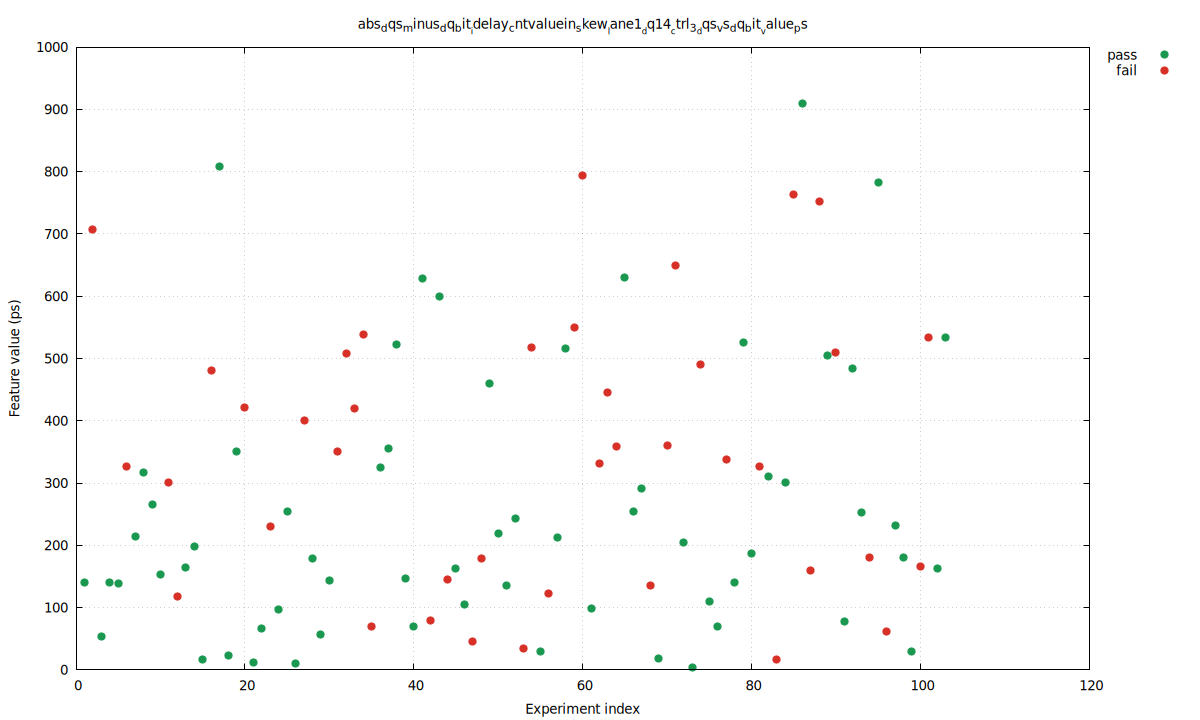

Reproduce this figure in gnuplot.
set terminal pngcairo size 1200,720 enhanced font 'DejaVu Sans,10'
set output 'baseline_seed_1_30_skew_abs_dqs_minus_dq_bit_idelay_cntvaluein_skew_lane1_dq14_ctrl_3_dqs_vs_dq_bit_value_ps.png'
set datafile separator comma
set key outside right top
set grid
set xlabel 'Experiment index'
set ylabel 'Feature value (ps)'
set title 'abs_dqs_minus_dq_bit__idelay_cntvaluein_skew__lane1__dq14__ctrl_3__dqs_vs_dq_bit__value_ps'
plot \
  'baseline_seed_1_30_skew_abs_dqs_minus_dq_bit_idelay_cntvaluein_skew_lane1_dq14_ctrl_3_dqs_vs_dq_bit_value_ps.dat' using 1:4 with points pt 7 ps 1.2 lc rgb '#1a9850' title 'pass', \
  'baseline_seed_1_30_skew_abs_dqs_minus_dq_bit_idelay_cntvaluein_skew_lane1_dq14_ctrl_3_dqs_vs_dq_bit_value_ps.dat' using 1:5 with points pt 7 ps 1.2 lc rgb '#d73027' title 'fail'
